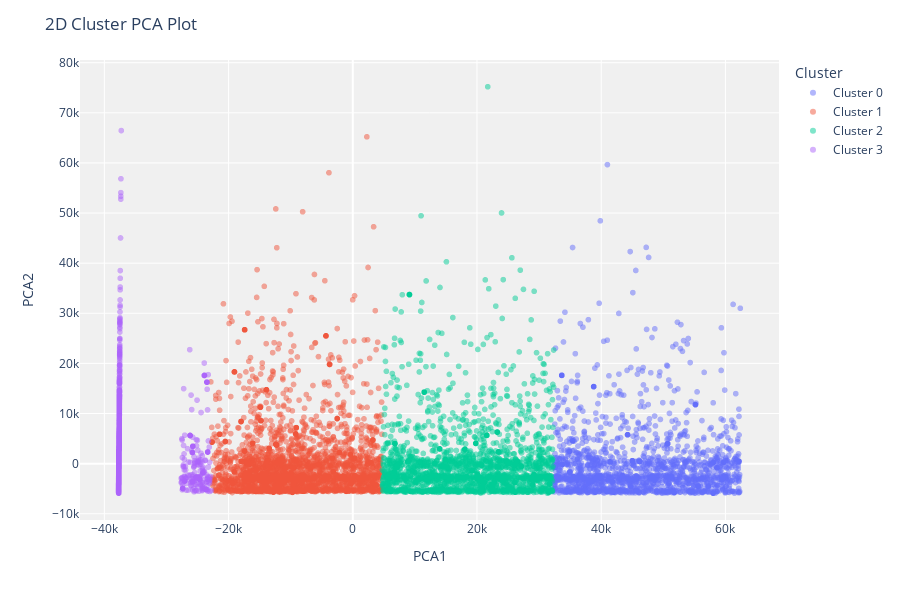

This figure's notebook cell:
### Code cell
# plot pca cluster plot 
plot_model(kmeans, plot = 'cluster')

### Figure 1 — Plotly figure (JSON) as saved in the notebook; plotly's stock layout.template omitted (floating-point values rounded to 4 significant figures; data arrays with more than 128 entries replaced by an {"elided": "..."} marker saying what was removed)
{"data": [{"customdata": {"elided": "1724x1 str values"}, "hovertemplate": "Cluster=Cluster 0<br>PCA1=%{x}<br>PCA2=%{y}<br>Feature=%{customdata[0]}<extra></extra>", "legendgroup": "Cluster 0", "marker": {"color": "#636efa", "opacity": 0.5, "symbol": "circle"}, "mode": "markers", "name": "Cluster 0", "showlegend": true, "textposition": "top center", "type": "scattergl", "x": {"elided": "1724 float values"}, "xaxis": "x", "y": {"elided": "1724 float values"}, "yaxis": "y"}, {"customdata": {"elided": "2758x1 str values"}, "hovertemplate": "Cluster=Cluster 1<br>PCA1=%{x}<br>PCA2=%{y}<br>Feature=%{customdata[0]}<extra></extra>", "legendgroup": "Cluster 1", "marker": {"color": "#EF553B", "opacity": 0.5, "symbol": "circle"}, "mode": "markers", "name": "Cluster 1", "showlegend": true, "textposition": "top center", "type": "scattergl", "x": {"elided": "2758 float values"}, "xaxis": "x", "y": {"elided": "2758 float values"}, "yaxis": "y"}, {"customdata": {"elided": "2098x1 str values"}, "hovertemplate": "Cluster=Cluster 2<br>PCA1=%{x}<br>PCA2=%{y}<br>Feature=%{customdata[0]}<extra></extra>", "legendgroup": "Cluster 2", "marker": {"color": "#00cc96", "opacity": 0.5, "symbol": "circle"}, "mode": "markers", "name": "Cluster 2", "showlegend": true, "textposition": "top center", "type": "scattergl", "x": {"elided": "2098 float values"}, "xaxis": "x", "y": {"elided": "2098 float values"}, "yaxis": "y"}, {"customdata": {"elided": "2554x1 str values"}, "hovertemplate": "Cluster=Cluster 3<br>PCA1=%{x}<br>PCA2=%{y}<br>Feature=%{customdata[0]}<extra></extra>", "legendgroup": "Cluster 3", "marker": {"color": "#ab63fa", "opacity": 0.5, "symbol": "circle"}, "mode": "markers", "name": "Cluster 3", "showlegend": true, "textposition": "top center", "type": "scattergl", "x": {"elided": "2554 float values"}, "xaxis": "x", "y": {"elided": "2554 float values"}, "yaxis": "y"}], "layout": {"height": 600, "legend": {"title": {"text": "Cluster"}, "tracegroupgap": 0}, "margin": {"t": 60}, "plot_bgcolor": "rgb(240,240,240)", "title": {"text": "2D Cluster PCA Plot"}, "xaxis": {"anchor": "y", "domain": [0, 1], "title": {"text": "PCA1"}}, "yaxis": {"anchor": "x", "domain": [0, 1], "title": {"text": "PCA2"}}}}
